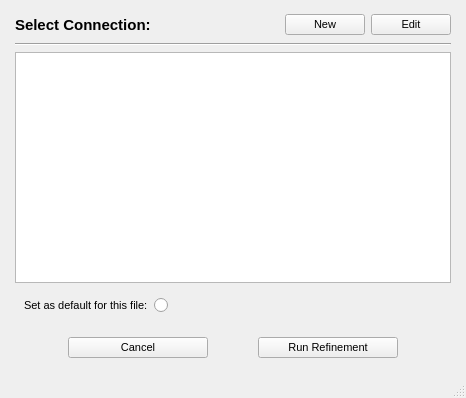
<?xml version="1.0" encoding="UTF-8"?>
<ui version="4.0">
 <class>SelectConnection_Window</class>
 <widget class="QMainWindow" name="SelectConnection_Window">
  <property name="geometry">
   <rect>
    <x>0</x>
    <y>0</y>
    <width>466</width>
    <height>398</height>
   </rect>
  </property>
  <property name="maximumSize">
   <size>
    <width>1500</width>
    <height>16777215</height>
   </size>
  </property>
  <property name="font">
   <font>
    <pointsize>8</pointsize>
    <weight>50</weight>
    <bold>false</bold>
   </font>
  </property>
  <property name="windowTitle">
   <string>MainWindow</string>
  </property>
  <widget class="QWidget" name="main_widget">
   <layout class="QVBoxLayout" name="main_verticalLayout">
    <property name="leftMargin">
     <number>15</number>
    </property>
    <property name="rightMargin">
     <number>15</number>
    </property>
    <item>
     <widget class="QWidget" name="title_widget" native="true">
      <layout class="QHBoxLayout" name="title_horizontalLayout">
       <property name="leftMargin">
        <number>0</number>
       </property>
       <property name="topMargin">
        <number>5</number>
       </property>
       <property name="rightMargin">
        <number>0</number>
       </property>
       <property name="bottomMargin">
        <number>2</number>
       </property>
       <item>
        <widget class="QLabel" name="title_label">
         <property name="minimumSize">
          <size>
           <width>0</width>
           <height>20</height>
          </size>
         </property>
         <property name="font">
          <font>
           <pointsize>11</pointsize>
           <weight>75</weight>
           <bold>true</bold>
          </font>
         </property>
         <property name="text">
          <string>Select Connection:</string>
         </property>
         <property name="indent">
          <number>-1</number>
         </property>
        </widget>
       </item>
       <item>
        <widget class="QPushButton" name="new_pushButton">
         <property name="sizePolicy">
          <sizepolicy hsizetype="Fixed" vsizetype="Fixed">
           <horstretch>0</horstretch>
           <verstretch>0</verstretch>
          </sizepolicy>
         </property>
         <property name="text">
          <string>New</string>
         </property>
        </widget>
       </item>
       <item>
        <widget class="QPushButton" name="edit_pushButton">
         <property name="sizePolicy">
          <sizepolicy hsizetype="Fixed" vsizetype="Fixed">
           <horstretch>0</horstretch>
           <verstretch>0</verstretch>
          </sizepolicy>
         </property>
         <property name="text">
          <string>Edit</string>
         </property>
        </widget>
       </item>
      </layout>
     </widget>
    </item>
    <item>
     <widget class="Line" name="title_line">
      <property name="orientation">
       <enum>Qt::Horizontal</enum>
      </property>
     </widget>
    </item>
    <item>
     <widget class="QTableWidget" name="connection_tableWidget">
      <property name="editTriggers">
       <set>QAbstractItemView::DoubleClicked|QAbstractItemView::EditKeyPressed</set>
      </property>
      <property name="dragEnabled">
       <bool>true</bool>
      </property>
      <property name="dragDropMode">
       <enum>QAbstractItemView::NoDragDrop</enum>
      </property>
      <property name="defaultDropAction">
       <enum>Qt::IgnoreAction</enum>
      </property>
      <property name="alternatingRowColors">
       <bool>true</bool>
      </property>
      <property name="selectionMode">
       <enum>QAbstractItemView::SingleSelection</enum>
      </property>
      <property name="rowCount">
       <number>0</number>
      </property>
      <property name="columnCount">
       <number>1</number>
      </property>
      <attribute name="horizontalHeaderVisible">
       <bool>false</bool>
      </attribute>
      <attribute name="horizontalHeaderDefaultSectionSize">
       <number>250</number>
      </attribute>
      <attribute name="horizontalHeaderStretchLastSection">
       <bool>true</bool>
      </attribute>
      <attribute name="verticalHeaderCascadingSectionResizes">
       <bool>false</bool>
      </attribute>
      <attribute name="verticalHeaderShowSortIndicator" stdset="0">
       <bool>false</bool>
      </attribute>
      <attribute name="verticalHeaderStretchLastSection">
       <bool>false</bool>
      </attribute>
      <column/>
     </widget>
    </item>
    <item>
     <widget class="QWidget" name="default_widget" native="true">
      <layout class="QFormLayout" name="formLayout">
       <item row="0" column="0">
        <widget class="QLabel" name="default_label">
         <property name="sizePolicy">
          <sizepolicy hsizetype="Preferred" vsizetype="Preferred">
           <horstretch>0</horstretch>
           <verstretch>0</verstretch>
          </sizepolicy>
         </property>
         <property name="text">
          <string>Set as default for this file:</string>
         </property>
        </widget>
       </item>
       <item row="0" column="1">
        <widget class="QRadioButton" name="default_radioButton">
         <property name="text">
          <string/>
         </property>
        </widget>
       </item>
      </layout>
     </widget>
    </item>
    <item>
     <widget class="QWidget" name="button_widget" native="true">
      <layout class="QGridLayout" name="button_gridLayout">
       <property name="verticalSpacing">
        <number>20</number>
       </property>
       <item row="1" column="0">
        <widget class="QPushButton" name="cancel_pushButton">
         <property name="maximumSize">
          <size>
           <width>140</width>
           <height>16777215</height>
          </size>
         </property>
         <property name="text">
          <string>Cancel</string>
         </property>
        </widget>
       </item>
       <item row="1" column="1">
        <widget class="QPushButton" name="run_pushButton">
         <property name="maximumSize">
          <size>
           <width>140</width>
           <height>16777215</height>
          </size>
         </property>
         <property name="text">
          <string>Run Refinement</string>
         </property>
        </widget>
       </item>
      </layout>
     </widget>
    </item>
   </layout>
  </widget>
  <widget class="QStatusBar" name="statusbar"/>
 </widget>
 <tabstops>
  <tabstop>run_pushButton</tabstop>
  <tabstop>cancel_pushButton</tabstop>
 </tabstops>
 <resources/>
 <connections>
  <connection>
   <sender>cancel_pushButton</sender>
   <signal>clicked()</signal>
   <receiver>SelectConnection_Window</receiver>
   <slot>close()</slot>
   <hints>
    <hint type="sourcelabel">
     <x>91</x>
     <y>366</y>
    </hint>
    <hint type="destinationlabel">
     <x>232</x>
     <y>206</y>
    </hint>
   </hints>
  </connection>
 </connections>
</ui>
